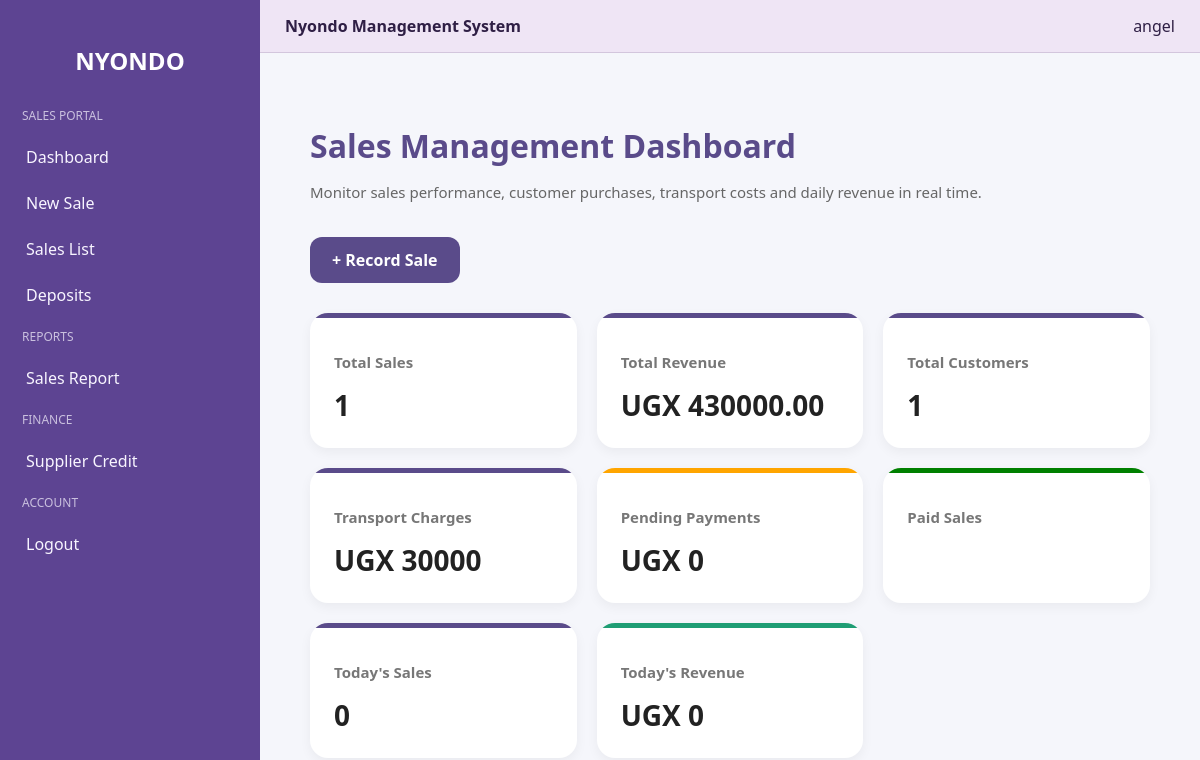
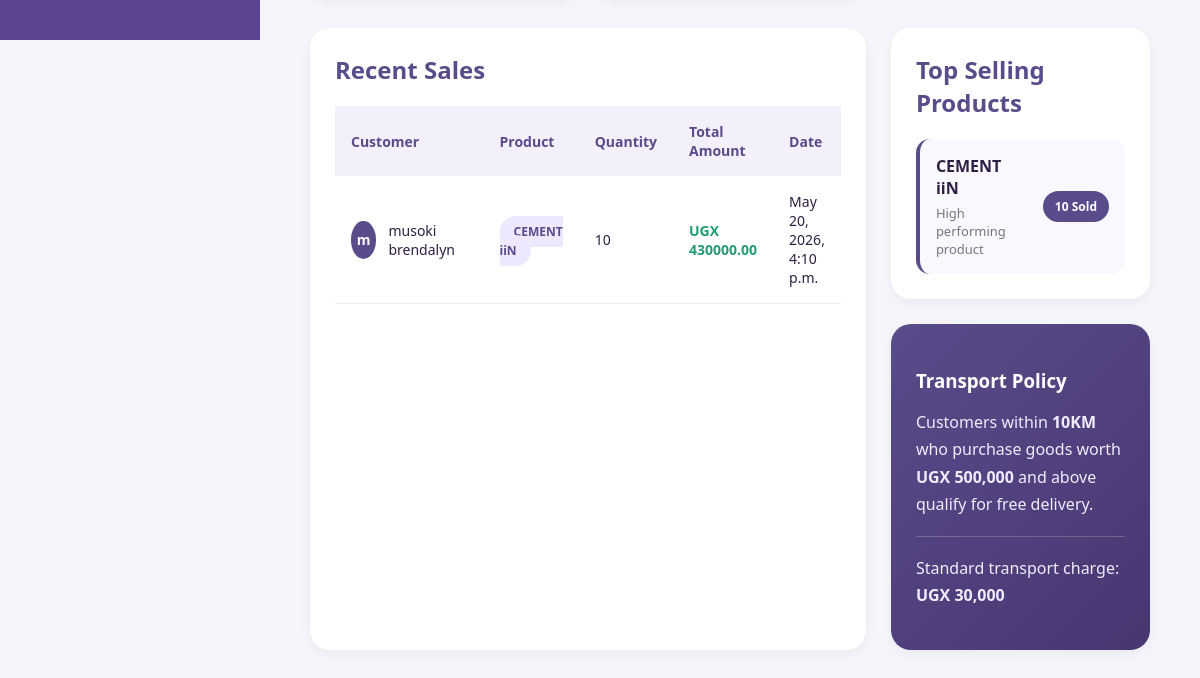
The app's page /sales_dashboard/ (signed in), older data (2 pictures, top to bottom).
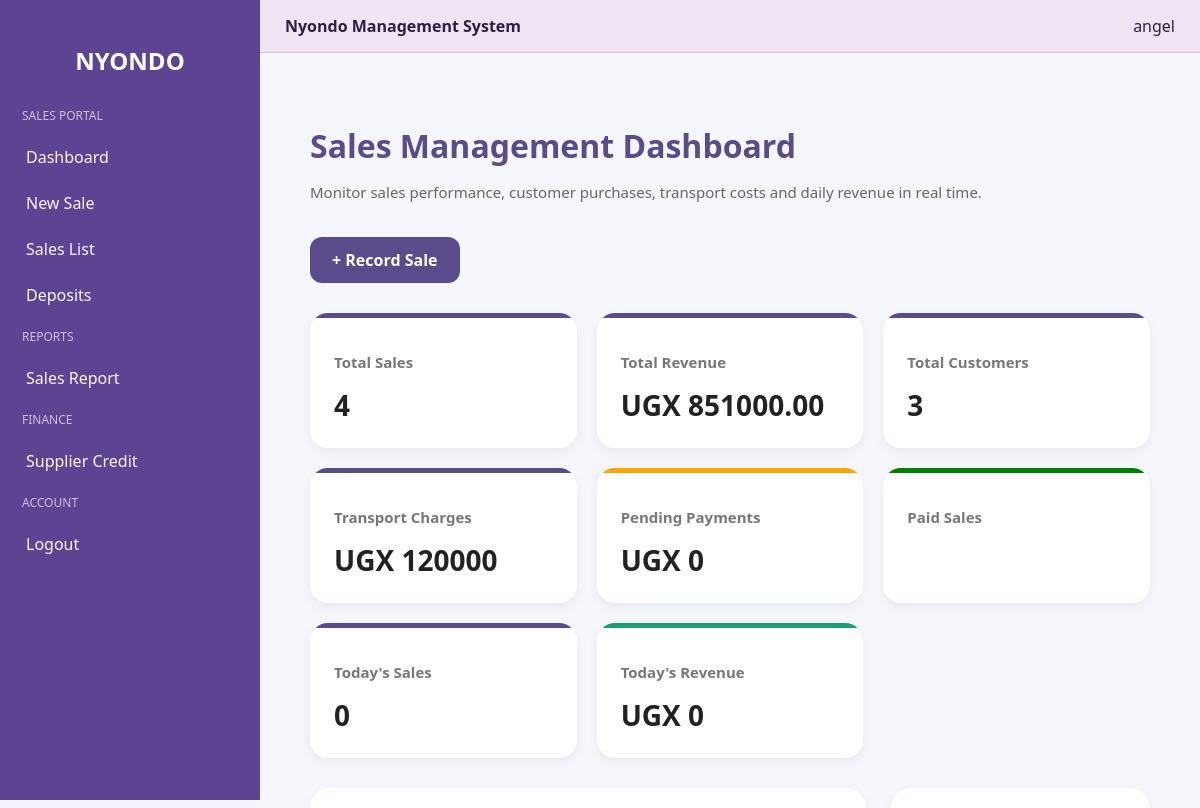
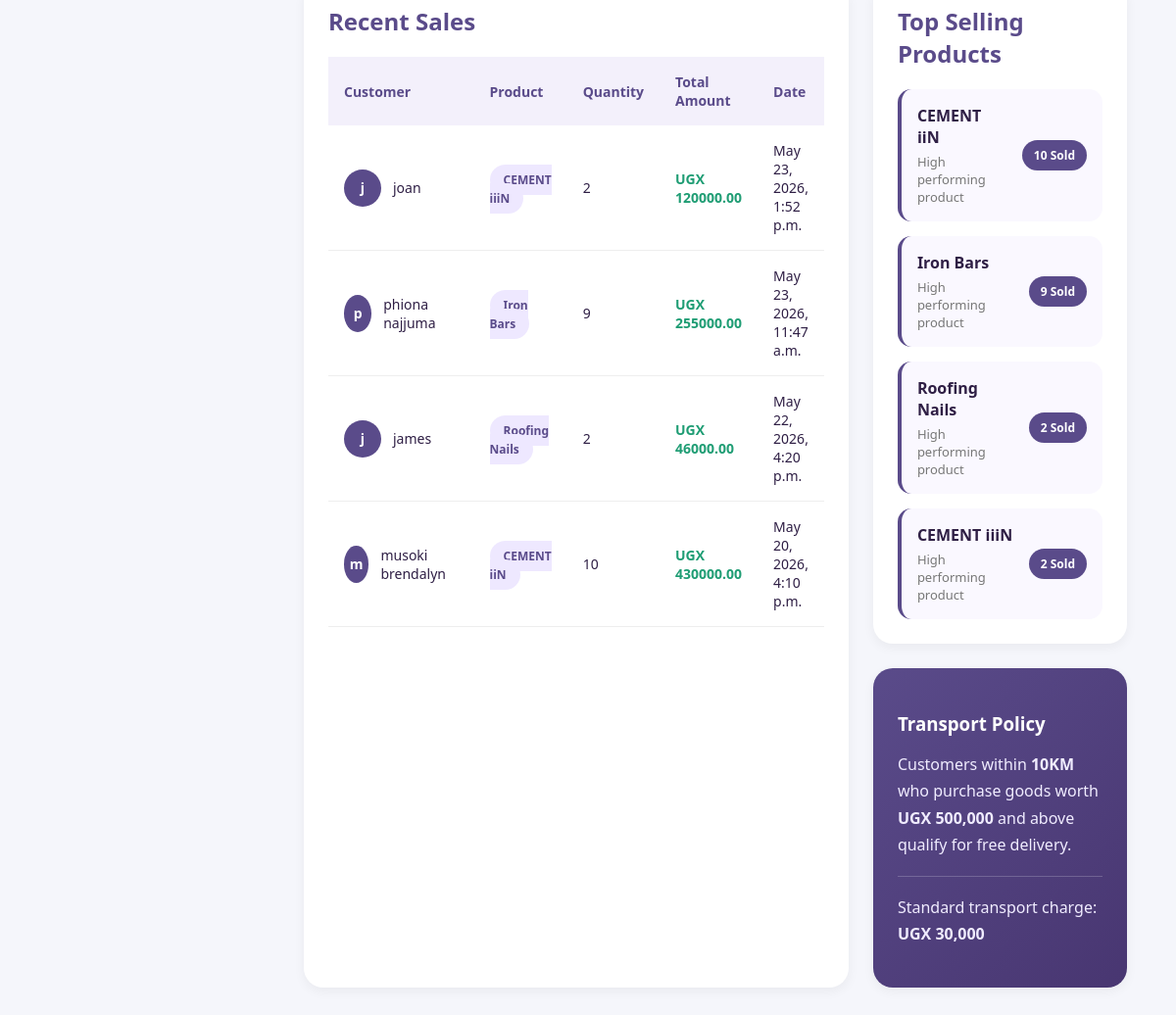
The same page, newer data (2 pictures, top to bottom).
### nyondo_app/models.py (models this page shows, shortened)
class Sales(models.Model):
    customer_name = models.CharField(max_length=100)
    customer_phone = models.CharField(max_length=15)
    product = models.ForeignKey(Stock, on_delete=models.PROTECT)
    quantity = models.PositiveIntegerField()
    unit_price = models.DecimalField(max_digits=12, decimal_places=2)
    distance_km = models.PositiveIntegerField(default=0)
    PAYMENT_STATUS = [
        ("Paid", "Paid"),
        ("Pending", "Pending"),
    ]
    payment_status = models.CharField(max_length=20, choices=PAYMENT_STATUS)
    sale_date = models.DateTimeField(auto_now_add=True)
    receipt_no = models.CharField(max_length=20, unique=True, blank=True, editable=False)
    is_voided = models.BooleanField(default=False)
    void_reason = models.TextField(blank=True)
    voided_at = models.DateTimeField(blank=True, null=True)
    voided_by = models.ForeignKey(
        User,
        on_delete=models.SET_NULL,
        blank=True,
        null=True,
        related_name="voided_sales",
    )
    @property
    def total_amount(self):
        return self.quantity * self.unit_price
    @property
    def transport_charge(self):
        if self.distance_km <= 10 and self.total_amount >= 500000:
            return 0
        return 30000
    @property
    def final_total(self):
        return self.total_amount + self.transport_charge
    @property
    def profit(self):
        if self.is_voided:
            return 0
        return (self.unit_price - self.product.buying_price) * self.quantity

class Stock(models.Model):
    CATEGORY_CHOICES = [
        ("Cement", "Cement"),
        ("Iron Bars", "Iron Bars"),
        ("Nails", "Nails"),
        ("Iron Sheets", "Iron Sheets"),
        ("Wire Mesh", "Wire Mesh"),
        ("Barbed Wire", "Barbed Wire"),
        ("Wheelbarrows", "Wheelbarrows"),
        ("Other", "Other"),
    ]
    product_name = models.CharField(max_length=100)
    category = models.CharField(max_length=50, choices=CATEGORY_CHOICES)
    quantity = models.PositiveIntegerField()
    reorder_level = models.PositiveIntegerField(default=5)
    buying_price = models.DecimalField(max_digits=12, decimal_places=2)
    selling_price = models.DecimalField(max_digits=12, decimal_places=2)
    supplier_name = models.CharField(max_length=100)
    description = models.TextField(blank=True, null=True)
    date_added = models.DateTimeField(auto_now_add=True)
    updated_at = models.DateTimeField(auto_now=True)

### nyondo_app/views.py (the view)
# urls.py: path('sales_dashboard/', views.sales_dashboard, name='sales_dashboard'),
@login_required
def sales_dashboard(request):
    is_sales_user = request.user.groups.filter(name__iexact="sales").exists()
    if not (request.user.is_superuser or is_sales_user):
        messages.error(request, "Access denied. You do not have permissions for the Sales Dashboard.")
        return redirect("login")
    sales = Sales.objects.select_related("product").filter(is_voided=False)
    total_sales = sales.count()
    total_revenue = sum(sale.final_total for sale in sales)
    total_profit = sum(getattr(sale, 'profit', 0) for sale in sales)
    total_customers = sales.values("customer_phone").distinct().count()
    transport_charges = sum(getattr(sale, 'transport_charge', 0) for sale in sales)
    pending_payments = sum(getattr(sale, 'pending_payment', 0) for sale in sales)
    today = timezone.now().date()
    today_sales_qs = sales.filter(sale_date__date=today)
    today_sales = today_sales_qs.count()
    today_revenue = sum(getattr(sale, 'final_total', 0) for sale in today_sales_qs)
    top_products = (
        sales.values(product_name=F("product__product_name"))
        .annotate(units_sold=Sum("quantity"))
        .order_by("-units_sold")[:5]
    )
    recent_sales = sales.order_by("-sale_date")[:10]
    low_stock = Stock.objects.filter(quantity__lte=10)
    context = {
        "total_sales": total_sales,
        "total_revenue": total_revenue,
        "total_profit": total_profit,
        "total_customers": total_customers,
        "transport_charges": transport_charges,
        "pending_payments": pending_payments,
        "today_sales": today_sales,
        "today_revenue": today_revenue,
        "recent_sales": recent_sales,
        "top_products": top_products,
        "low_stock": low_stock,
    }
    return render(request, "nyondo/sales_dashboard.html", context)

### nyondo_app/templates/nyondo/sales_dashboard.html (shortened to what the changed rows need)
{% extends "nyondo/base.html" %}
{% load static %}
{% block content %}
<div class="dashboard-container">
    <div class="dashboard-header">
        <div>
            <h1>Sales Management Dashboard</h1>
        </div>
    </div>
    <div class="stats-grid">
        <div class="stat-card">
            <h3>Total Sales</h3>
            <h2>{{ total_sales }}</h2>
        </div>
        <div class="stat-card">
            <h3>Total Revenue</h3>
            <h2>UGX {{ total_revenue }}</h2>
        </div>
        <div class="stat-card">
            <h3>Total Customers</h3>
            <h2>{{ total_customers }}</h2>
        </div>
        <div class="stat-card">
            <h3>Transport Charges</h3>
            <h2>UGX {{ transport_charges }}</h2>
        </div>
        <div class="stat-card warning-card">
            <h2>UGX {{ pending_payments }}</h2>
        </div>
        <div class="stat-card">
            <h2>{{ today_sales }}</h2>
        </div>
        <div class="stat-card revenue-card">
            <h2>UGX {{ today_revenue }}</h2>
        </div>
    </div>
    <div class="content-grid">
        <div class="table-section">
            <div class="section-header">
                <h2>Recent Sales</h2>
            </div>
            <div class="table-wrapper">
                <table>
                    <thead>
                        <tr>
                            <th>Customer</th>
                            <th>Product</th>
                            <th>Quantity</th>
                            <th>Total Amount</th>
                            <th>Date</th>
                        </tr>
                    </thead>
                    <tbody>
                        {% for sale in recent_sales %}
                        <tr>
                            <td>
                                <div class="customer-info">
                                    <div class="customer-avatar">
                                        {{ sale.customer_name|slice:":1" }}
                                    </div>
                                    <span>
                                        {{ sale.customer_name }}
                                    </span>
                                </div>
                            </td>
                            <td>
                                <span class="product-badge">
                                    {{ sale.product.product_name }}
                                </span>
                            </td>
                            <td>{{ sale.quantity }}</td>
                            <td class="amount">
                                UGX {{ sale.final_total }}
                            </td>
                            <td>{{ sale.sale_date }}</td>
                        </tr>
                        {% endfor %}
                    </tbody>
                </table>
            </div>
        </div>
        <div class="side-panel">
            <div class="panel-card">
                <div class="section-header">
                    <h2>Top Selling Products</h2>
                </div>
                <div class="top-products">
                    {% for product in top_products %}
                    <div class="product-item">
                        <div>
                            <strong>{{ product.product_name }}</strong>
                            <p>
                                High performing product
                            </p>
                        </div>
                        <span class="units-badge">
                            {{ product.units_sold }} Sold
                        </span>
                    </div>
                    {% empty %}
                    <div class="no-products">
                        <p>
                            No products sold yet.
                        </p>
                    </div>
                    {% endfor %}
                </div>
            </div>
        </div>
    </div>
</div>
<link rel="stylesheet" href="{% static 'nyondo_app/css/nyondo/sales_dashboard.css' %}">
{% endblock %}

Row changes from the older to the newer data that the page shows:
added Sales: customer_name "j", customer_name "joan", product.product_name "CEMENT iiiN", quantity "2", final_total "120000.00", sale_date "May 23, 2026, 1:52 p.m."
added Sales: customer_name "p", customer_name "phiona najjuma", product.product_name "Iron Bars", quantity "9", final_total "255000.00", sale_date "May 23, 2026, 11:47 a.m."
added Sales: customer_name "j", customer_name "james", product.product_name "Roofing Nails", quantity "2", final_total "46000.00", sale_date "May 22, 2026, 4:20 p.m."
now on this page (row edited): Stock: product_name "Iron Bars", units_sold "9"
now on this page (row edited): Stock: product_name "Roofing Nails", units_sold "2"
now on this page (row edited): Stock: product_name "CEMENT iiiN", units_sold "2"
Text that changed along with them:
{{ total_sales }}: "1" → "4"
{{ total_revenue }}: "430000.00" → "851000.00"
{{ total_customers }}: "1" → "3"
{{ transport_charges }}: "30000" → "120000"
